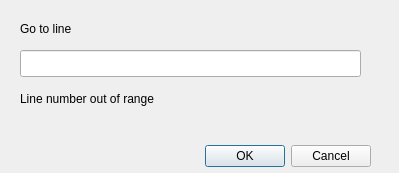
<?xml version="1.0" encoding="UTF-8"?>
<ui version="4.0">
 <class>XSGoToLineDialog</class>
 <widget class="QDialog" name="XSGoToLineDialog">
  <property name="geometry">
   <rect>
    <x>0</x>
    <y>0</y>
    <width>399</width>
    <height>173</height>
   </rect>
  </property>
  <property name="sizePolicy">
   <sizepolicy hsizetype="Fixed" vsizetype="Fixed">
    <horstretch>0</horstretch>
    <verstretch>0</verstretch>
   </sizepolicy>
  </property>
  <property name="windowTitle">
   <string>Dialog</string>
  </property>
  <widget class="QDialogButtonBox" name="buttonBox">
   <property name="geometry">
    <rect>
     <x>30</x>
     <y>140</y>
     <width>341</width>
     <height>32</height>
    </rect>
   </property>
   <property name="orientation">
    <enum>Qt::Horizontal</enum>
   </property>
   <property name="standardButtons">
    <set>QDialogButtonBox::Cancel|QDialogButtonBox::Ok</set>
   </property>
  </widget>
  <widget class="QLineEdit" name="lineEdit">
   <property name="geometry">
    <rect>
     <x>20</x>
     <y>50</y>
     <width>341</width>
     <height>27</height>
    </rect>
   </property>
  </widget>
  <widget class="QLabel" name="label">
   <property name="geometry">
    <rect>
     <x>20</x>
     <y>20</y>
     <width>331</width>
     <height>17</height>
    </rect>
   </property>
   <property name="text">
    <string>Go to line</string>
   </property>
  </widget>
  <widget class="QLabel" name="label_warn">
   <property name="geometry">
    <rect>
     <x>20</x>
     <y>90</y>
     <width>341</width>
     <height>17</height>
    </rect>
   </property>
   <property name="text">
    <string>Line number out of range</string>
   </property>
  </widget>
 </widget>
 <resources/>
 <connections>
  <connection>
   <sender>buttonBox</sender>
   <signal>accepted()</signal>
   <receiver>XSGoToLineDialog</receiver>
   <slot>accept()</slot>
   <hints>
    <hint type="sourcelabel">
     <x>248</x>
     <y>254</y>
    </hint>
    <hint type="destinationlabel">
     <x>157</x>
     <y>274</y>
    </hint>
   </hints>
  </connection>
  <connection>
   <sender>buttonBox</sender>
   <signal>rejected()</signal>
   <receiver>XSGoToLineDialog</receiver>
   <slot>reject()</slot>
   <hints>
    <hint type="sourcelabel">
     <x>316</x>
     <y>260</y>
    </hint>
    <hint type="destinationlabel">
     <x>286</x>
     <y>274</y>
    </hint>
   </hints>
  </connection>
 </connections>
</ui>
